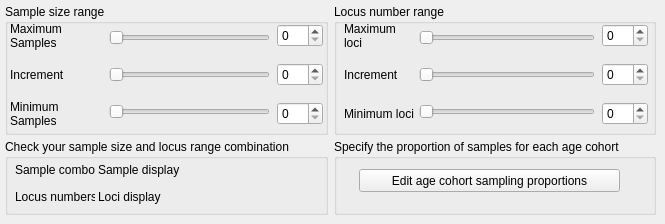
         <widget class="QWidget" name="tab_5">
          <attribute name="title">
           <string>Sampling Strategy specification</string>
          </attribute>
          <widget class="QWidget" name="layoutWidget_14">
           <property name="geometry">
            <rect>
             <x>5</x>
             <y>4</y>
             <width>651</width>
             <height>131</height>
            </rect>
           </property>
           <layout class="QHBoxLayout" name="horizontalLayout_35">
            <item>
             <widget class="QGroupBox" name="groupBox_29">
              <property name="title">
               <string>Sample size range</string>
              </property>
              <widget class="QWidget" name="layoutWidget_11">
               <property name="geometry">
                <rect>
                 <x>272</x>
                 <y>10</y>
                 <width>46</width>
                 <height>121</height>
                </rect>
               </property>
               <layout class="QVBoxLayout" name="verticalLayout_14">
                <item>
                 <widget class="QSpinBox" name="spinBox_41"/>
                </item>
                <item>
                 <widget class="QSpinBox" name="spinBox_42"/>
                </item>
                <item>
                 <widget class="QSpinBox" name="spinBox_40"/>
                </item>
               </layout>
              </widget>
              <widget class="QWidget" name="layoutWidget_13">
               <property name="geometry">
                <rect>
                 <x>5</x>
                 <y>15</y>
                 <width>96</width>
                 <height>111</height>
                </rect>
               </property>
               <layout class="QVBoxLayout" name="verticalLayout_16">
                <item>
                 <widget class="QLabel" name="label_62">
                  <property name="text">
                   <string>Maximum Samples</string>
                  </property>
                  <property name="wordWrap">
                   <bool>true</bool>
                  </property>
                 </widget>
                </item>
                <item>
                 <widget class="QLabel" name="label_63">
                  <property name="text">
                   <string>Increment</string>
                  </property>
                  <property name="wordWrap">
                   <bool>true</bool>
                  </property>
                 </widget>
                </item>
                <item>
                 <widget class="QLabel" name="label_61">
                  <property name="text">
                   <string>Minimum Samples</string>
                  </property>
                  <property name="wordWrap">
                   <bool>true</bool>
                  </property>
                 </widget>
                </item>
               </layout>
              </widget>
              <widget class="QWidget" name="layoutWidget_37">
               <property name="geometry">
                <rect>
                 <x>104</x>
                 <y>10</y>
                 <width>161</width>
                 <height>121</height>
                </rect>
               </property>
               <layout class="QVBoxLayout" name="verticalLayout_15">
                <item>
                 <widget class="QSlider" name="horizontalSlider_49">
                  <property name="orientation">
                   <enum>Qt::Horizontal</enum>
                  </property>
                 </widget>
                </item>
                <item>
                 <widget class="QSlider" name="horizontalSlider_50">
                  <property name="orientation">
                   <enum>Qt::Horizontal</enum>
                  </property>
                 </widget>
                </item>
                <item>
                 <widget class="QSlider" name="horizontalSlider_48">
                  <property name="orientation">
                   <enum>Qt::Horizontal</enum>
                  </property>
                 </widget>
                </item>
               </layout>
              </widget>
             </widget>
            </item>
            <item>
             <widget class="QGroupBox" name="groupBox_30">
              <property name="title">
               <string>Locus number range</string>
              </property>
              <widget class="QWidget" name="layoutWidget_38">
               <property name="geometry">
                <rect>
                 <x>85</x>
                 <y>10</y>
                 <width>176</width>
                 <height>121</height>
                </rect>
               </property>
               <layout class="QVBoxLayout" name="verticalLayout_18">
                <item>
                 <widget class="QSlider" name="horizontalSlider_52">
                  <property name="orientation">
                   <enum>Qt::Horizontal</enum>
                  </property>
                 </widget>
                </item>
                <item>
                 <widget class="QSlider" name="horizontalSlider_53">
                  <property name="orientation">
                   <enum>Qt::Horizontal</enum>
                  </property>
                 </widget>
                </item>
                <item>
                 <widget class="QSlider" name="horizontalSlider_51">
                  <property name="orientation">
                   <enum>Qt::Horizontal</enum>
                  </property>
                 </widget>
                </item>
               </layout>
              </widget>
              <widget class="QWidget" name="layoutWidget_39">
               <property name="geometry">
                <rect>
                 <x>268</x>
                 <y>10</y>
                 <width>46</width>
                 <height>121</height>
                </rect>
               </property>
               <layout class="QVBoxLayout" name="verticalLayout_17">
                <item>
                 <widget class="QSpinBox" name="spinBox_44"/>
                </item>
                <item>
                 <widget class="QSpinBox" name="spinBox_45"/>
                </item>
                <item>
                 <widget class="QSpinBox" name="spinBox_43"/>
                </item>
               </layout>
              </widget>
              <widget class="QWidget" name="layoutWidget_43">
               <property name="geometry">
                <rect>
                 <x>10</x>
                 <y>15</y>
                 <width>71</width>
                 <height>111</height>
                </rect>
               </property>
               <layout class="QVBoxLayout" name="verticalLayout_19">
                <item>
                 <widget class="QLabel" name="label_65">
                  <property name="text">
                   <string>Maximum loci</string>
                  </property>
                  <property name="wordWrap">
                   <bool>true</bool>
                  </property>
                 </widget>
                </item>
                <item>
                 <widget class="QLabel" name="label_66">
                  <property name="text">
                   <string>Increment</string>
                  </property>
                  <property name="wordWrap">
                   <bool>true</bool>
                  </property>
                 </widget>
                </item>
                <item>
                 <widget class="QLabel" name="label_64">
                  <property name="text">
                   <string>Minimum loci</string>
                  </property>
                  <property name="wordWrap">
                   <bool>true</bool>
                  </property>
                 </widget>
                </item>
               </layout>
              </widget>
             </widget>
            </item>
           </layout>
          </widget>
          <widget class="QWidget" name="layoutWidget_44">
           <property name="geometry">
            <rect>
             <x>5</x>
             <y>139</y>
             <width>651</width>
             <height>76</height>
            </rect>
           </property>
           <layout class="QHBoxLayout" name="horizontalLayout_32">
            <item>
             <widget class="QGroupBox" name="groupBox_8">
              <property name="title">
               <string>Check your sample size and locus range combination</string>
              </property>
              <widget class="QWidget" name="layoutWidget_45">
               <property name="geometry">
                <rect>
                 <x>10</x>
                 <y>19</y>
                 <width>301</width>
                 <height>51</height>
                </rect>
               </property>
               <layout class="QVBoxLayout" name="verticalLayout_11">
                <property name="spacing">
                 <number>3</number>
                </property>
                <item>
                 <layout class="QHBoxLayout" name="horizontalLayout_9">
                  <item>
                   <widget class="QLabel" name="label_21">
                    <property name="minimumSize">
                     <size>
                      <width>80</width>
                      <height>0</height>
                     </size>
                    </property>
                    <property name="maximumSize">
                     <size>
                      <width>80</width>
                      <height>16777215</height>
                     </size>
                    </property>
                    <property name="text">
                     <string>Sample combos:</string>
                    </property>
                   </widget>
                  </item>
                  <item>
                   <widget class="QLabel" name="label_23">
                    <property name="text">
                     <string>Sample display</string>
                    </property>
                   </widget>
                  </item>
                 </layout>
                </item>
                <item>
                 <layout class="QHBoxLayout" name="horizontalLayout_33">
                  <item>
                   <widget class="QLabel" name="label_22">
                    <property name="minimumSize">
                     <size>
                      <width>80</width>
                      <height>0</height>
                     </size>
                    </property>
                    <property name="maximumSize">
                     <size>
                      <width>80</width>
                      <height>16777215</height>
                     </size>
                    </property>
                    <property name="text">
                     <string>Locus numbers:</string>
                    </property>
                   </widget>
                  </item>
                  <item>
                   <widget class="QLabel" name="label_24">
                    <property name="text">
                     <string>Loci display</string>
                    </property>
                   </widget>
                  </item>
                 </layout>
                </item>
               </layout>
              </widget>
             </widget>
            </item>
            <item>
             <widget class="QGroupBox" name="groupBox_7">
              <property name="title">
               <string>Specify the proportion of samples for each age cohort</string>
              </property>
              <widget class="QPushButton" name="pushButton_15">
               <property name="geometry">
                <rect>
                 <x>25</x>
                 <y>30</y>
                 <width>261</width>
                 <height>23</height>
                </rect>
               </property>
               <property name="text">
                <string>Edit age cohort sampling proportions</string>
               </property>
              </widget>
             </widget>
            </item>
           </layout>
          </widget>
         </widget>
